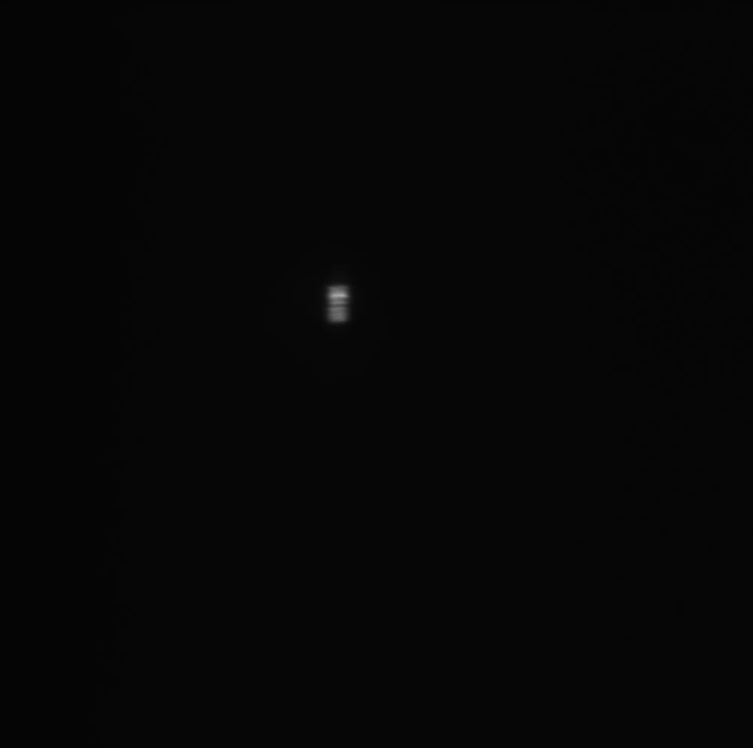
#> input picture KazImages/XrayImg/T201606300.jpg, 1505 x 1496 px (shown at 1/2 size); its folder holds only this picture in this run
$ python -i cvlib.py   (imports and definitions only)   (Python 2 division)   (older library calls are emulated)
#> lines starting #> are read from the running program, lines starting #| are printed output that depends on the picture; after the words box and inside, x2 and y2 are one past the last pixel; in counts of white or black regions, pixels touching at a corner belong together
#> further down, picture is the input picture: shape (1496, 1505, 3); min 3, max 170, mean 5.9
"""
BNL NSLS-2 Computer Vision Module
Author: William Watson
Date: 2016-7-14

This Module contains numerous functions designed to
help in the data manipulation of images on the Beam-lines within NSLS-2.
It Uses the numpy and cv2 libraries to construct a simple module to
make image processing and computer vision easier, faster, and more compact.
"""

# DEPENDENCIES
import cv2
import numpy as np
import sys
import time
from matplotlib import pyplot as plt
import matplotlib
import epics
import Image
from scipy.optimize import leastsq


# VERSION
__version__ = "0.5.4.1"
__opencv__ = cv2.__version__
__npversion__ = np.version.version
__sysver__ = sys.version
__matplotlibver__ = matplotlib.__version__


# GLOBAL VARS
colorMap_flag = {"autumn":0, "bone":1, "jet":2, "winter":3, "rainbow":4, "ocean":5, "summer":6, "spring":7, "cool":8, "hsv":9, "pink":10, "hot":11}
border_flag = {"constant":0, "reflect":2, "reflect101":4, "replicate":1, "default":4, "wrap":3}
EPICSTYPE = {1 : np.uint16 , 0 : np.uint8, 2:np.uint32, 3: np.uint64}
EPICSCOLOR = {0: "gray", 1: "bayer", 2: "RBG1"}

#######################################################################################

# EXPERIMENTAL SECTION - ALL NEW METHODS GO HERE FIRST FOR TESTING
#FIX FIX FIX

# METHODS KNOWN TO BE BROKEN / Need Further Looking!!!!!!!!!

# [67 lines left out: functions fetchImg, backgroundSubtract, enhance, not called in this run]


def watershed(img):
        """
        EXPERIMENTAL
        Image Segmenting - Watershed Algorithm

        Params:
	* img - image

        Returns:
	* Segmented img
        """
	tmp = img.copy()
	gray = cv2.cvtColor(tmp, cv2.COLOR_BGR2GRAY)
	ret, thresh = cv2.threshold(gray, 0, 255, cv2.THRESH_BINARY_INV+cv2.THRESH_OTSU)
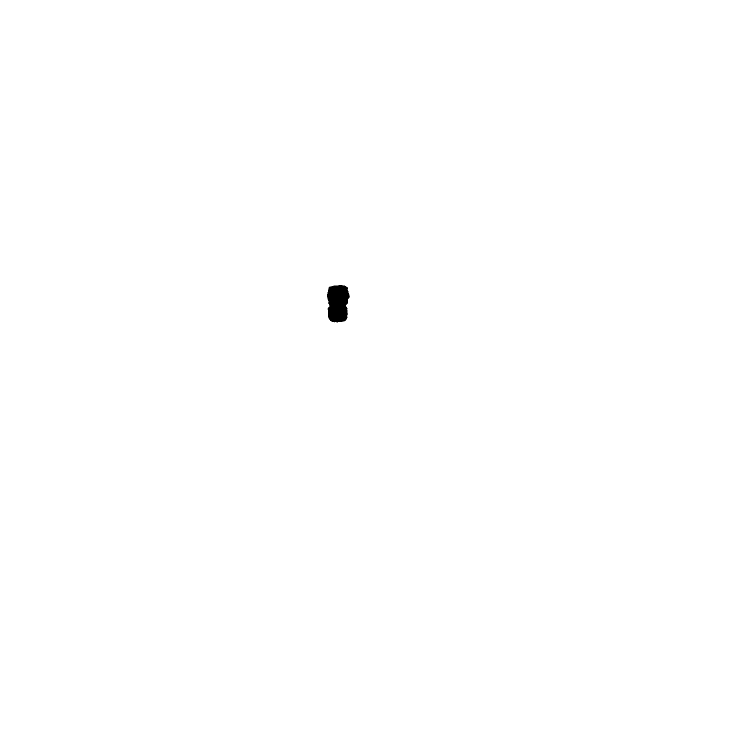
#> thresh: shape (1496, 1505) (shown at 1/2 size); 99.9% white; 1 black region, box (x1, y1, x2, y2) and area: (654, 570, 700, 645) 2816
#> ret = 47
	kernel = np.ones((3,3), np.uint8)
	opening = cv2.morphologyEx(thresh, cv2.MORPH_OPEN, kernel, iterations=2)
#> opening: shape (1496, 1505); 99.9% white; 1 black region, box (x1, y1, x2, y2) and area: (654, 570, 700, 645) 2831
	sure_bg = cv2.dilate(opening, kernel, iterations=3)
#> sure_bg: shape (1496, 1505); 99.9% white; 1 black region, box (x1, y1, x2, y2) and area: (657, 573, 696, 642) 2118
	dist_transform = cv2.distanceTransform(opening, cv2.cv.CV_DIST_L2, 5)
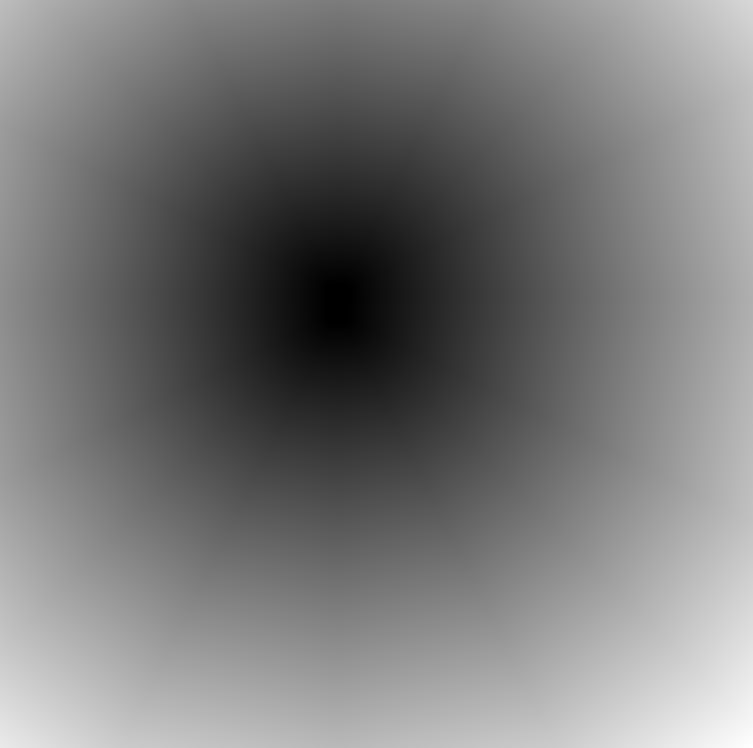
#> dist_transform: shape (1496, 1505) float32 (shown at 1/2 size); min 0, max 1171.5, mean 557; drawn with min black and max white
	ret, sure_fg = cv2.threshold(dist_transform, 0.7*dist_transform.max(), 255, 0)
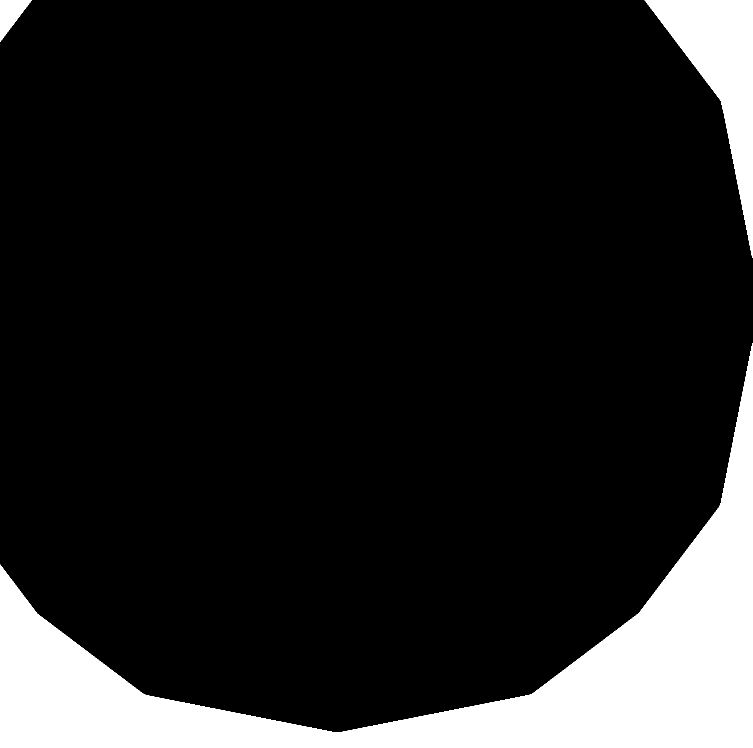
#> sure_fg: shape (1496, 1505) float32 (shown at 1/2 size); 13.4% white; 3 white regions, box (x1, y1, x2, y2) and area: (0, 686, 1505, 1496) 260877, (1289, 0, 1505, 516) 38079, (0, 0, 64, 84) 2707
#> ret = 820
	sure_fg = np.uint8(sure_fg)
	unknown = cv2.subtract(sure_bg, sure_fg)
#> unknown: shape (1496, 1505); 86.5% white; 4 black regions, box (x1, y1, x2, y2) and area: (0, 686, 1505, 1496) 260877, (1289, 0, 1505, 516) 38079, (0, 0, 64, 84) 2707, (657, 573, 696, 642) 2118
	ret, markers = cv2.connectedComponents(sure_fg) #IS THIS REALLY NOT IMPLEMENTED IN PYTHON?
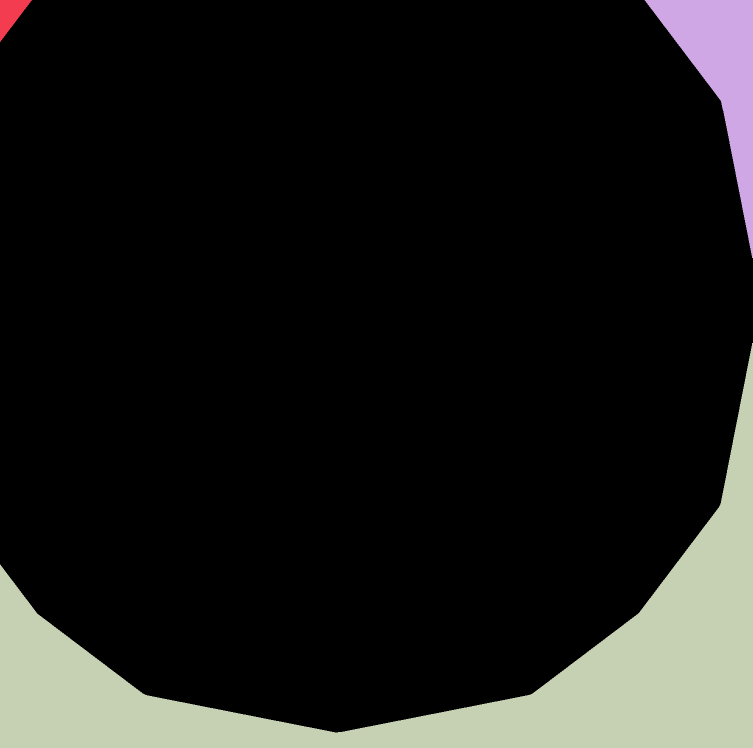
#> markers: shape (1496, 1505) int32 (shown at 1/2 size); 4 distinct labels, from 0 to 3; one colour per label, 0 black
#> ret = 4
	markers = markers+1
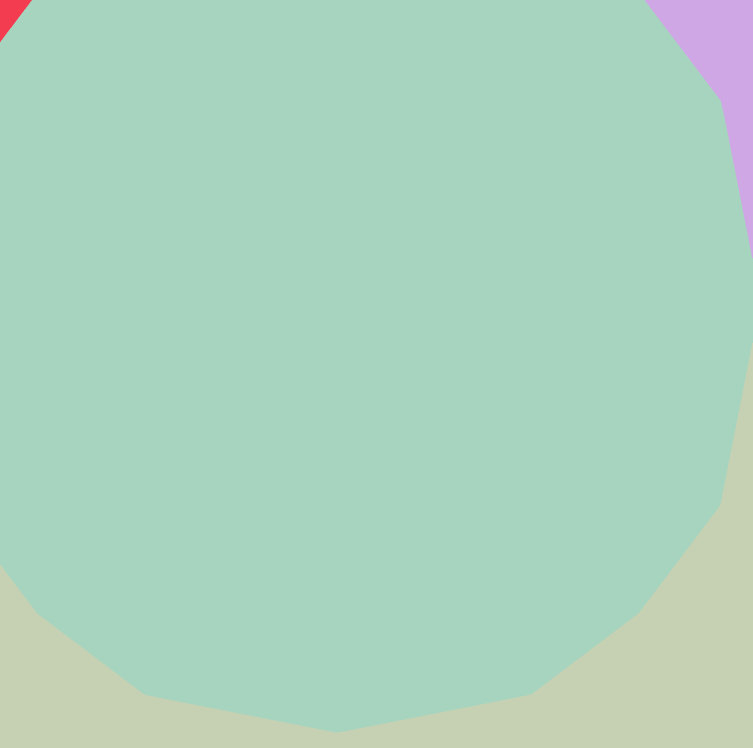
#> markers: shape (1496, 1505) int32 (shown at 1/2 size); 4 distinct labels, from 1 to 4; one colour per label, 0 black
	markers[unknown==255] = 0
#> markers: shape (1496, 1505) int32; 5 distinct labels, from 0 to 4
	markers = cv2.watershed(tmp, markers)
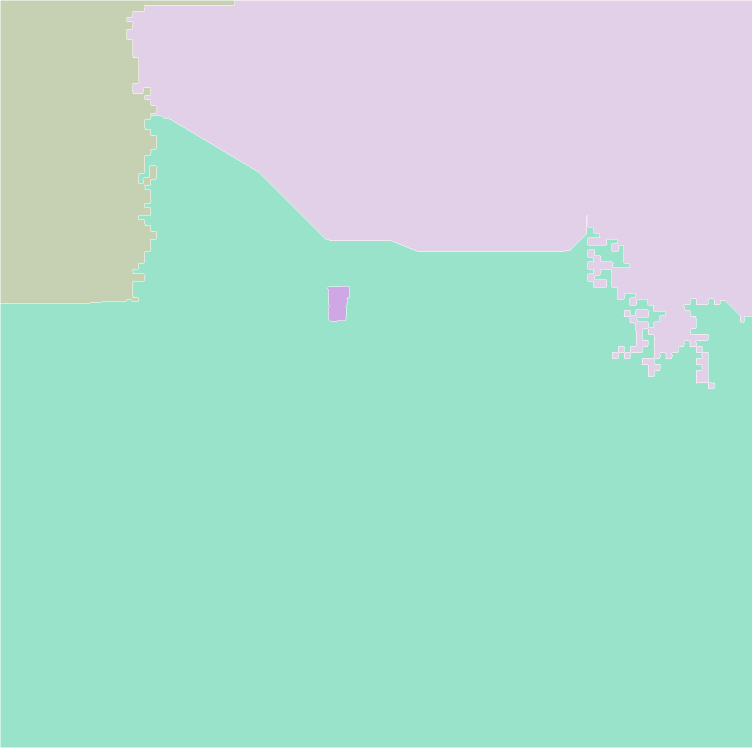
#> markers: shape (1496, 1505) int32 (shown at 1/2 size); 5 distinct labels, from -1 to 4; one colour per label, 0 black, -1 white
	tmp[markers == -1] = [255,0,0]
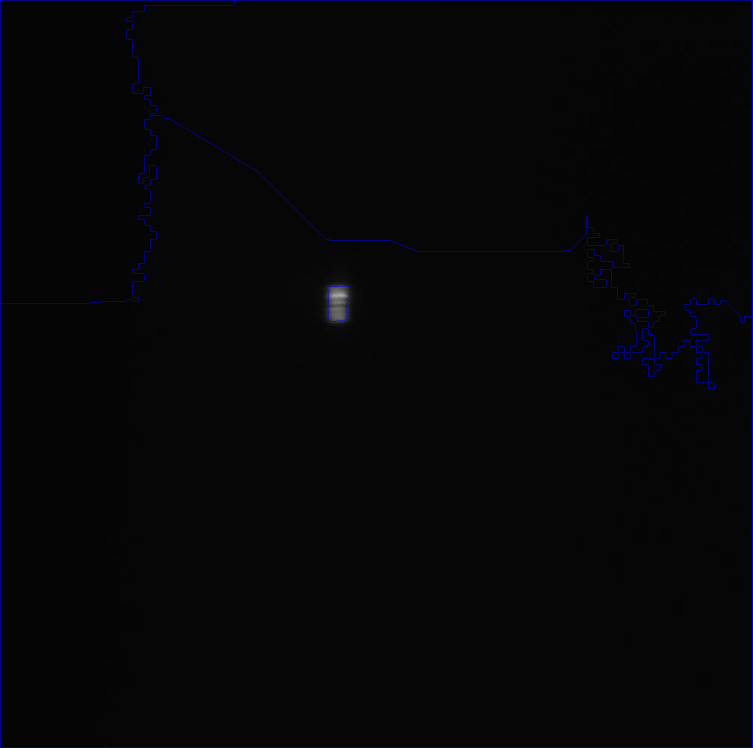
#> tmp: shape (1496, 1505, 3) (shown at 1/2 size); 0.49% of pixels changed, all inside (x1, y1, x2, y2) = (0, 0, 1505, 1496)
	return tmp


# [3233 lines left out: functions drawHarrisSubPixel, depthImg, sharpen, fetchImgEXP, coherenceFilter, gaborFilter and 172 more, not called in this run]

# End of File

>>> import cv2
>>> picture = cv2.imread('T201606300.jpg')
>>> result = watershed(picture)

$ run again, on KazImages/XrayImg/T201606301.jpg
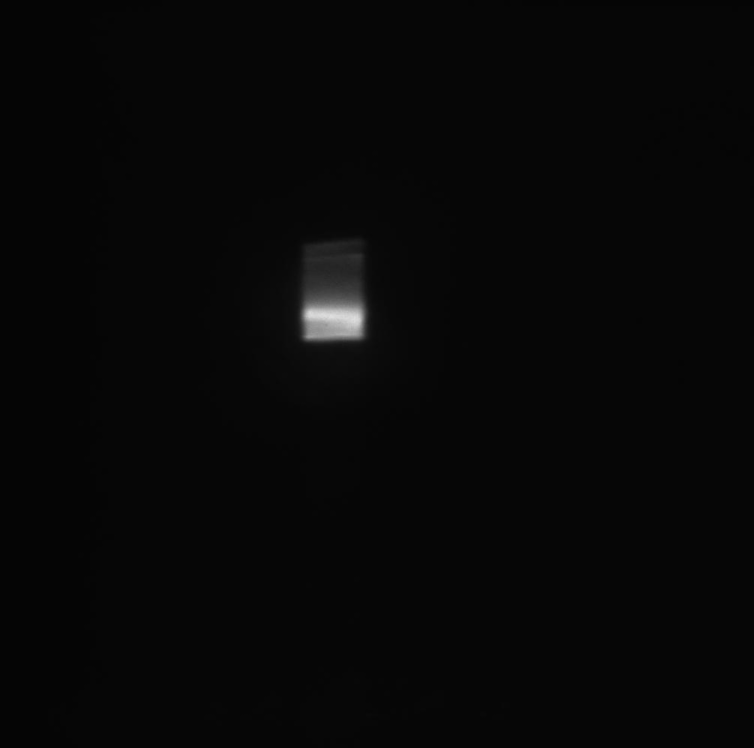
#> input picture KazImages/XrayImg/T201606301.jpg, 1507 x 1496 px (shown at 1/2 size)
#> picture is the input picture: shape (1496, 1507, 3); min 5, max 225, mean 7
#> in watershed, `ret, thresh = cv2.threshold(gray, 0, 255, cv2.THRESH_BINARY_INV+cv2.TH..`:
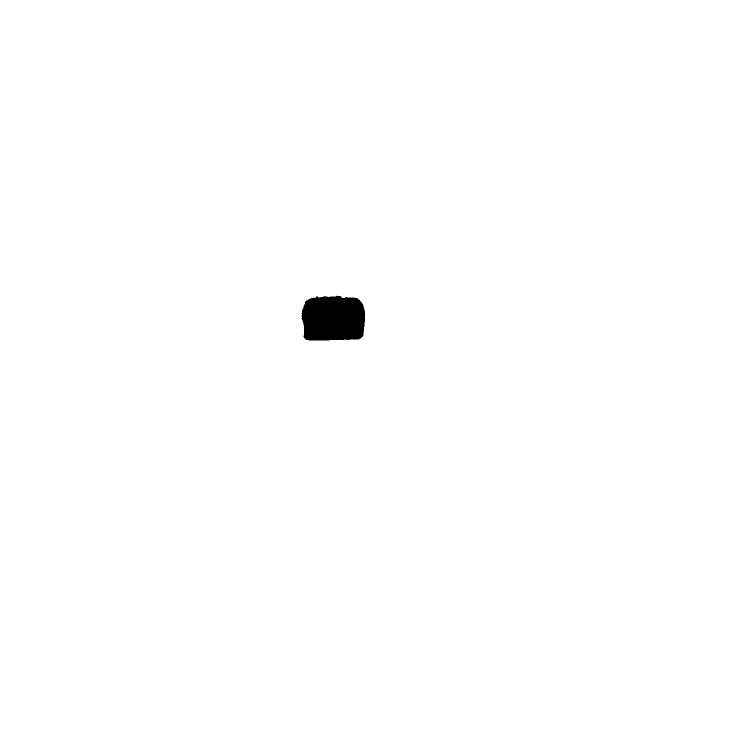
#> thresh: shape (1496, 1507) (shown at 1/2 size); 99.5% white; 1 black region, box (x1, y1, x2, y2) and area: (603, 591, 731, 681) 10213
#> in watershed, `ret, thresh = cv2.threshold(gray, 0, 255, cv2.THRESH_BINARY_INV+cv2.TH..`: ret = 78
#> opening: shape (1496, 1507); 99.5% white; 1 black region, box (x1, y1, x2, y2) and area: (603, 591, 731, 681) 10236
#> sure_bg: shape (1496, 1507); 99.6% white; 1 black region, box (x1, y1, x2, y2) and area: (606, 595, 727, 678) 8952
#> in watershed, `ret, sure_fg = cv2.threshold(dist_transform, 0.7*dist_transform.max(),..`: ret = 788.3
#> unknown: shape (1496, 1507); 86.9% white; 4 black regions, box (x1, y1, x2, y2) and area: (0, 714, 1507, 1496) 232803, (1234, 0, 1507, 564) 49782, (606, 595, 727, 678) 8952, (0, 0, 99, 102) 4451
#> in watershed, `ret, markers = cv2.connectedComponents(sure_fg)`: ret = 4
#> in watershed, `tmp[markers == -1] = [255,0,0]`:
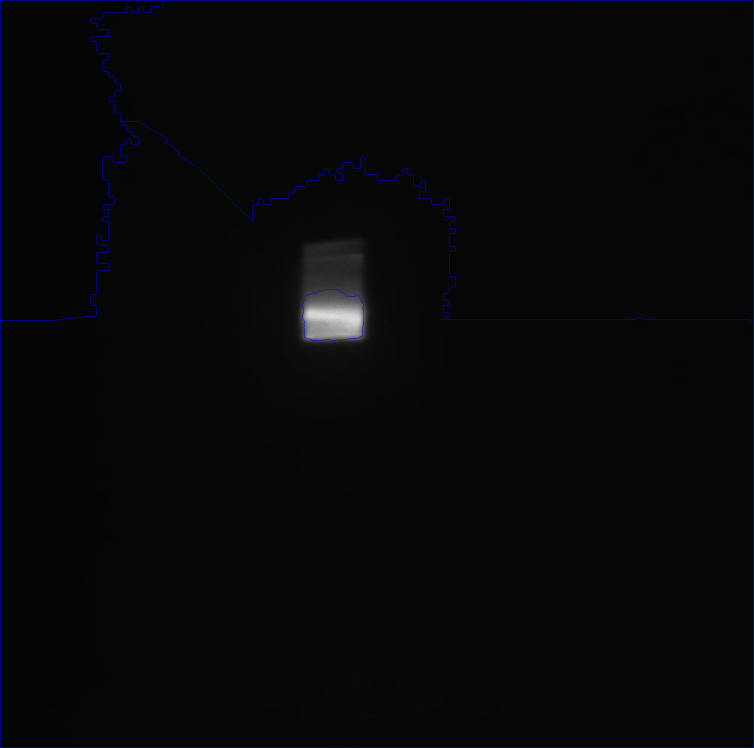
#> tmp: shape (1496, 1507, 3) (shown at 1/2 size); 0.44% of pixels changed, all inside (x1, y1, x2, y2) = (0, 0, 1507, 1496)

$ run again, on KazImages/XrayImg/T2016063010.jpg
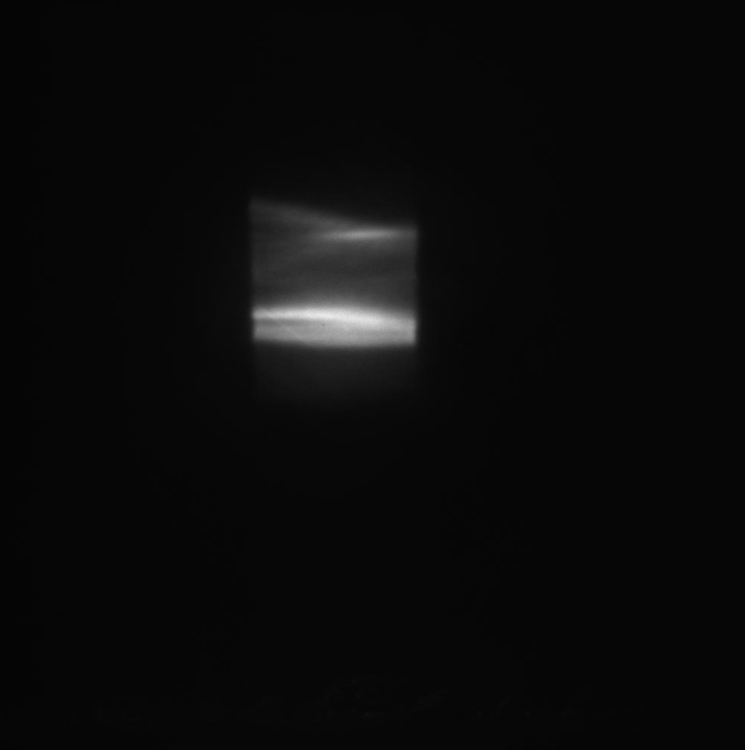
#> input picture KazImages/XrayImg/T2016063010.jpg, 1490 x 1499 px (shown at 1/2 size)
#> picture is the input picture: shape (1499, 1490, 3); min 3, max 236, mean 10.1
#> in watershed, `ret, thresh = cv2.threshold(gray, 0, 255, cv2.THRESH_BINARY_INV+cv2.TH..`:
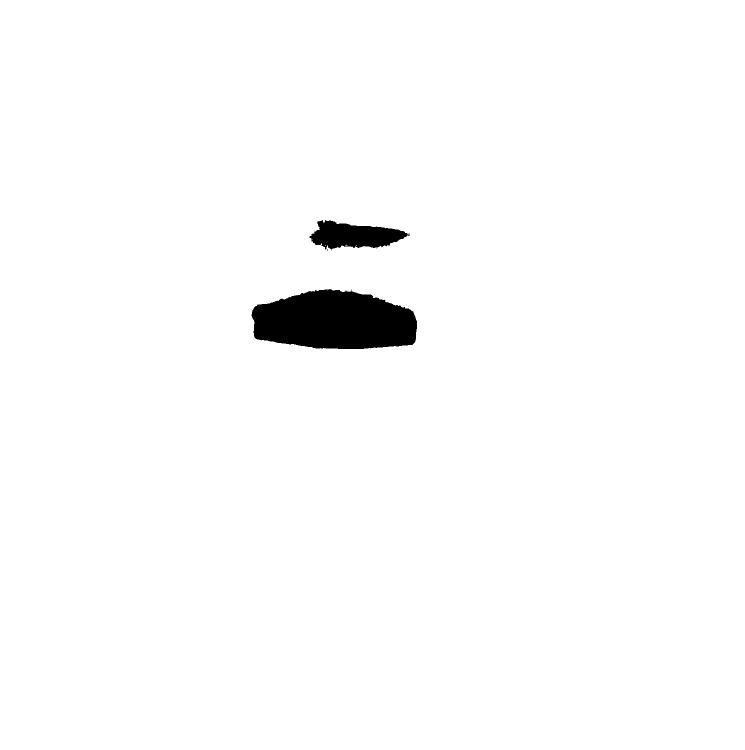
#> thresh: shape (1499, 1490) (shown at 1/2 size); 98.3% white; 6 black regions (4 under 20 px), largest, box (x1, y1, x2, y2) and area: (503, 578, 834, 698) 31389, (619, 440, 819, 499) 7386
#> in watershed, `ret, thresh = cv2.threshold(gray, 0, 255, cv2.THRESH_BINARY_INV+cv2.TH..`: ret = 68
#> opening: shape (1499, 1490); 98.3% white; 2 black regions, box (x1, y1, x2, y2) and area: (503, 578, 834, 698) 31454, (619, 440, 819, 502) 7492
#> sure_bg: shape (1499, 1490); 98.4% white; 2 black regions, box (x1, y1, x2, y2) and area: (507, 582, 831, 695) 28752, (626, 444, 810, 494) 5903
#> in watershed, `ret, sure_fg = cv2.threshold(dist_transform, 0.7*dist_transform.max(),..`: ret = 732
#> unknown: shape (1499, 1490); 87.5% white; 5 black regions, box (x1, y1, x2, y2) and area: (0, 1026, 1490, 1499) 235272, (507, 582, 831, 695) 28752, (1384, 0, 1490, 158) 7570, (626, 444, 810, 494) 5903, (0, 0, 52, 68) 1807
#> in watershed, `ret, markers = cv2.connectedComponents(sure_fg)`: ret = 4
#> in watershed, `tmp[markers == -1] = [255,0,0]`:
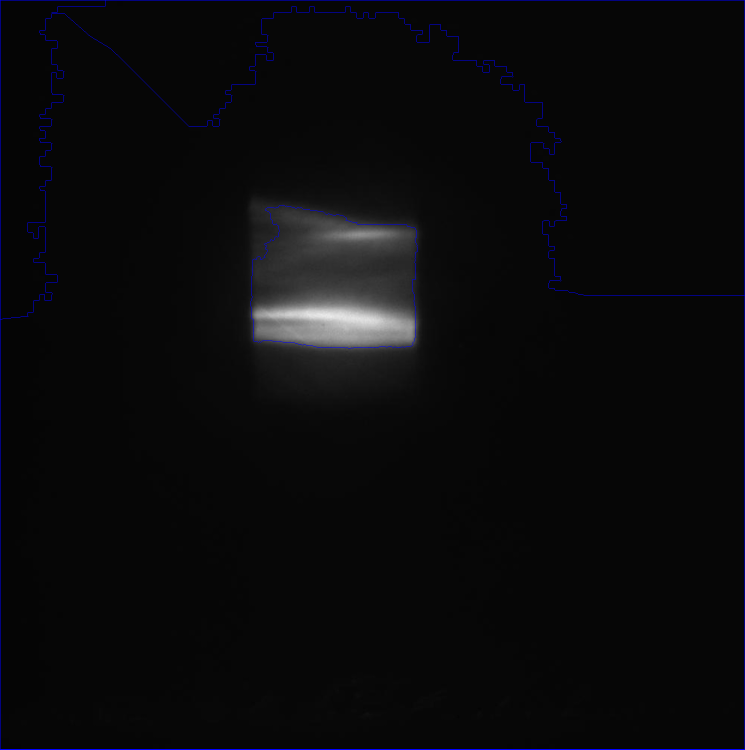
#> tmp: shape (1499, 1490, 3) (shown at 1/2 size); 0.52% of pixels changed, all inside (x1, y1, x2, y2) = (0, 0, 1490, 1499)
